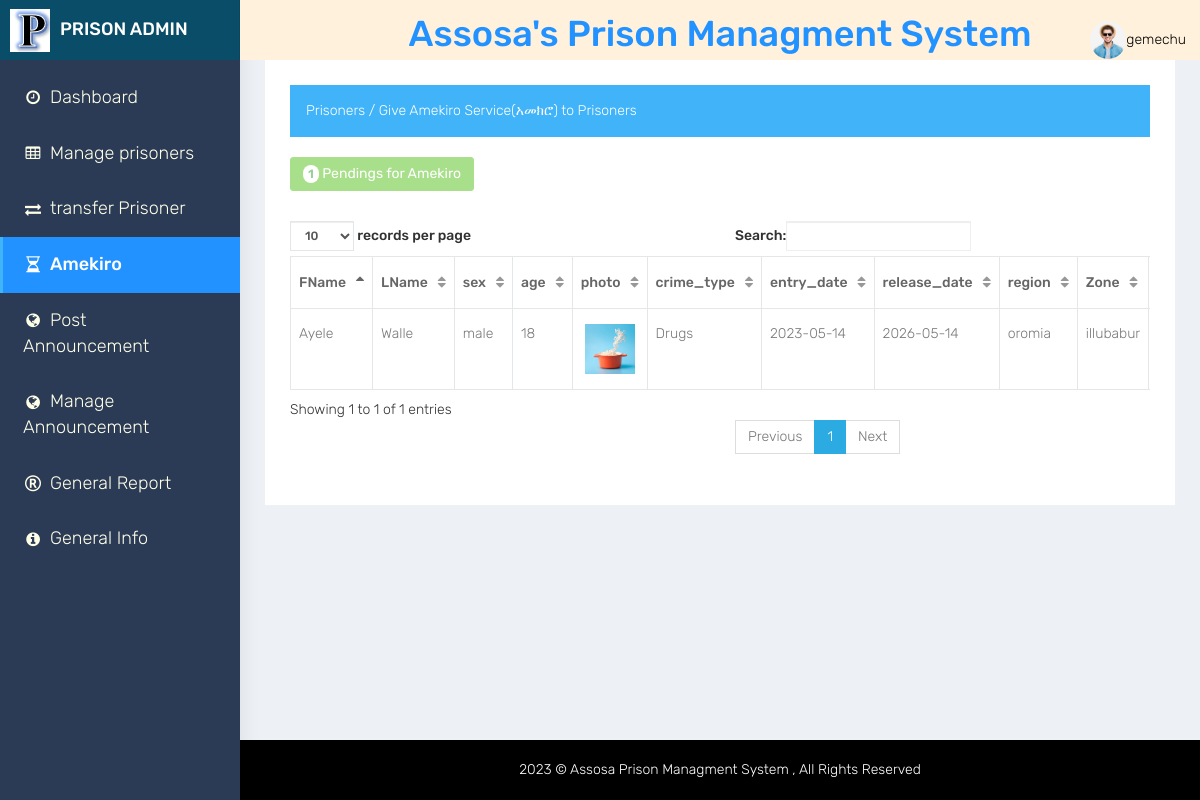
Page /Prison_Admin/amekiro.php (signed in) on the committed database.
### tables this page shows
CREATE TABLE `users` (
  `id` int(11) NOT NULL AUTO_INCREMENT,
  `serial_no` int(11) NOT NULL,
  `username` varchar(20) NOT NULL,
  `password` varchar(80) NOT NULL,
  `account_type` varchar(20) NOT NULL,
  `status` int(11) NOT NULL,
  PRIMARY KEY (`id`),
  KEY `serial_no` (`serial_no`),
  CONSTRAINT `users_ibfk_1` FOREIGN KEY (`serial_no`) REFERENCES `users_info` (`serial_no`)
);

CREATE TABLE `users_info` (
  `serial_no` int(11) NOT NULL AUTO_INCREMENT,
  `fname` varchar(20) NOT NULL,
  `lname` varchar(20) NOT NULL,
  `sex` varchar(10) NOT NULL,
  `age` date NOT NULL,
  `photo` text NOT NULL,
  `tele_no` varchar(15) NOT NULL,
  `email` varchar(35) NOT NULL,
  `reset_link_token` varchar(100) DEFAULT NULL,
  `exp_date` date DEFAULT NULL,
  PRIMARY KEY (`serial_no`)
);

CREATE TABLE `prisoner` (
  `pid` int(11) NOT NULL AUTO_INCREMENT,
  `address_id` int(11) NOT NULL,
  `room_name` varchar(20) NOT NULL,
  `fname` varchar(20) NOT NULL,
  `lname` varchar(20) NOT NULL,
  `sex` varchar(20) NOT NULL,
  `age` date NOT NULL,
  `crime_type` varchar(25) NOT NULL,
  `prisoner_type` varchar(25) NOT NULL,
  `photo` text NOT NULL,
  `entry_date` date NOT NULL,
  `release_date` date NOT NULL,
  `crime_status` varchar(10) NOT NULL,
  `amekiro_gain` varchar(20) NOT NULL,
  `status` varchar(15) NOT NULL,
  `prop_status` varchar(20) NOT NULL,
  PRIMARY KEY (`pid`),
  KEY `prisoner_ibfk_1` (`address_id`),
  CONSTRAINT `prisoner_ibfk_1` FOREIGN KEY (`address_id`) REFERENCES `address` (`address_id`) ON DELETE CASCADE ON UPDATE CASCADE
);

CREATE TABLE `address` (
  `address_id` int(11) NOT NULL,
  `region` varchar(20) NOT NULL,
  `zone` varchar(20) NOT NULL,
  `woreda` varchar(20) NOT NULL,
  `kebele` varchar(20) NOT NULL,
  `nationality` varchar(20) NOT NULL,
  `phone` varchar(13) NOT NULL,
  PRIMARY KEY (`address_id`)
);

### Prison_Admin/session.php (called while the page is built, shortened)
<?php
include '../db/connection.php';
$user_check = $_SESSION['username'];
$query = "SELECT username,photo from users_info JOIN users on users_info.serial_no=users.serial_no  where username = '$user_check'";
$ses_sql = mysqli_query($con, $query);
$row = mysqli_fetch_assoc($ses_sql);
$login_session = $row['username'];
$photo_session = $row['photo'];
?>

### Prison_Admin/amekiro.php (the view, shortened to what this page needs)
<?php
include '../db/connection.php';
include('session.php');
?>
<!DOCTYPE html>
<html lang="en">
<head>
    <link href="bootstrap/dist/css/bootstrap.min.css" rel="stylesheet">
    <link href="plugins/bower_components/sidebar-nav/dist/sidebar-nav.min.css" rel="stylesheet">
    <link href="css/animate.css" rel="stylesheet">
    <link href="css/style.css" rel="stylesheet">
    <link href="css/colors/default.css" id="theme" rel="stylesheet">
</head>
<body class="fix-header">
    <div id="wrapper">
        <nav class="navbar navbar-default navbar-static-top m-b-0">
             <div class="navbar-header" style="background: #FFF1DC; ">
                <div class="top-left-part" style="background: #0A4D68;">
                    <a class="logo" href="index.php">
                        <b>
                        <img src="plugins/images/admin-logo.png" alt="home" class="dark-logo" /><img src="plugins/images/pr_admin_logooo.png" alt="home" class="light-logo" />
                     </b>
                        <span class="hidden-xs">
                        <b>Prison Admin</b>
                     </span> </a>
                </div>
                <div style="background: white; text-align: center; height: 0px; color: #2192FF;"><h1><b>Assosa's Prison Managment System</b></h1></div>
                <ul class="nav navbar-top-links navbar-right pull-right" style="height: 0px;">
                    <li class = "dropdown">
                    <a class="dropdown-toggle" data-toggle="dropdown" role="button" aria-haspopup="true" aria-expanded="false"><img src = "../upload/image//<?php echo ($photo_session)?>" alt="user-img" width="36" class="img-circle"><?php echo $login_session;?></a>
                    </li>
                </ul>
            </div>
        </nav>
        <div class="navbar-default sidebar" role="navigation">
            <div class="sidebar-nav slimscrollsidebar">
                <div class="sidebar-head">
                    <h3><span class="fa-fw open-close"><i class="ti-close ti-menu"></i></span> <span class="hide-menu">Navigation</span></h3>
                </div>
                <ul class="nav" id="side-menu">
                    <li style="padding: 70px 0 0;">
                        <a href="index.php" class="waves-effect"><i class="fa fa-clock-o fa-fw" aria-hidden="true"></i>Dashboard</a>
                    </li>
                    <li>
                        <a href="basic-table.php" class="waves-effect"><i class="fa fa-table fa-fw" aria-hidden="true"></i>Manage prisoners</a>
                    </li>
                    <li>
                        <a href="transfer_prisoner.php" class="waves-effect"><i class="fa fa-exchange fa-fw" aria-hidden="true"></i>transfer Prisoner</a>
                    </li>
                    <li>
                        <a href="amekiro.php" class="waves-effect"><i class="fa fa-hourglass-half fa-fw" aria-hidden="true"></i>Amekiro</a>
                    </li>
                    <li>
                        <a href="blank.php" class="waves-effect"><i class="fa fa-globe fa-fw" aria-hidden="true"></i>Post Announcement </a>
                    </li>
                    <li>
                        <a href="view_post.php" class="waves-effect"><i class="fa fa-globe fa-fw" aria-hidden="true"></i>Manage Announcement </a>
                    </li>
                    <li>
                        <a href="General_report.php" class="waves-effect"><i class="fa fa-registered fa-fw" aria-hidden="true"></i>General Report</a>
                    </li>
                    <li>
                        <a href="report.php" class="waves-effect"><i class="fa fa-info-circle fa-fw" aria-hidden="true"></i></i>General Info</a>
                    </li>
                </ul>
            </div>
        </div>
        <div id="page-wrapper">
            <div class="container-fluid">
                <div class="row">
                    <div class="col-sm-12">
                        <div class="white-box">
                            <div class = "alert alert-info">Prisoners / Give Amekiro Service(አመክሮ) to Prisoners</div>
                            <div class="table-responsive">
                            <?php
				$q_p = $con->query("SELECT COUNT(*) as total FROM `prisoner` WHERE  crime_status='' AND amekiro_gain='' AND prisoner_type='permanent' AND status='checkin' AND status='checkin' ") or die(mysqli_error());
				$f_p = $q_p->fetch_array();
			            ?>
                              <table class="table">
                                    <a class = "btn btn-success disabled" href = "#"><span class = "badge"><?php echo $f_p['total']?></span> Pendings for Amekiro</a>&ensp;
                                    <br />
                <br />
                <table id = "table" class = "table table-bordered">
                      <thead>
                        <tr>
                            <th>FName</th>
                            <th>LName</th>
                            <th>sex</th>
                            <th>age</th>
                            <th>photo</th>
                            <th>crime_type</th>
                            <th>entry_date</th>
                            <th>release_date</th>
                            <th>region</th>
                            <th>Zone</th>
                        </tr>
                    </thead>
                    <tbody>
            <?php
             $query = $con->query("SELECT * from prisoner  JOIN address on address.address_id=prisoner.address_id WHERE crime_status='' AND prisoner_type='permanent' AND status='checkin' AND amekiro_gain='' ") or die(mysqli_error());
                            while($fetch = $query->fetch_array()){
                            ?>
                            <tr>
                            <td><?php echo $fetch['fname']?></td>
                            <td><?php echo $fetch['lname']?></td>
                            <td><?php echo $fetch['sex']?></td>
                            <?php
                            $date_of_birth=$fetch['age'];
                            $today = date('Y-m-d');
                            $years = abs(strtotime($today)-strtotime($date_of_birth));
                            $age=floor($years / (365*60*60*24));
                            ?>
                            <td><?php echo $age ?></td>                         <td><center><img src = "../upload/image//<?php echo ($fetch['photo'])?>" height = "50" width = "50"/></center></td>
                         <td><?php echo ($fetch['crime_type'])?></td>
                        <td><?php echo ($fetch['entry_date'])?></td>
                        <td><?php echo ($fetch['release_date'])?></td>
                         <td><?php echo ($fetch['region'])?></td>
                            <td><?php echo ($fetch['zone'])?></td>
                        </tr>
                  <?php
                     }
                    ?>
                    </tbody>
                </table>
                                </table>
                            </div>
                        </div>
                    </div>
                </div>
            </div>
             <footer class="footer text-center"> 2023 &copy; Assosa Prison Managment System , All Rights Reserved</footer>
        </div>
    </div>
</body>
</html>

### Prison_Admin/css/colors/default.css (style rules this page uses)
body { background: #fff; }
.footer { background: #000000; color: white; }
.top-left-part { background: #fff; }
.top-left-part .light-logo { display: inline-block; }
.navbar-header { background: #EDDFB3; }
.navbar-header h1 { color: #2192FF; }
.navbar-top-links > li > a { color: black; }
.sidebar .sidebar-head { background: #344D67; }
.sidebar .sidebar-head h3 { color: #686868; }
.sidebar { background: #2B3A55; box-shadow: 1px 0px 20px rgba(0, 0, 0, 0.08); }
#side-menu li a { color: #54667a; }
#side-menu li a { color: #FFFFE8; font-size: 1.8rem; border-left: 0px solid #fff; }
#side-menu > li > a { border-left: 3px solid transparent; }
#side-menu > li > a.active { background: #2192FF; color: #fff; border-left: 3px solid #41b3f9; font-weight: 500; }
footer { background: black; }

### rows in the picture
users: serial_no.photo (picture), username "gemechu"
prisoner: fname "Ayele", lname "Walle", sex "male", photo (picture), crime_type "Drugs", entry_date "2023-05-14", release_date "2026-05-14", address.region "oromia", address.zone "illubabur"

### other values in the picture
$f_p['total'] "1"
